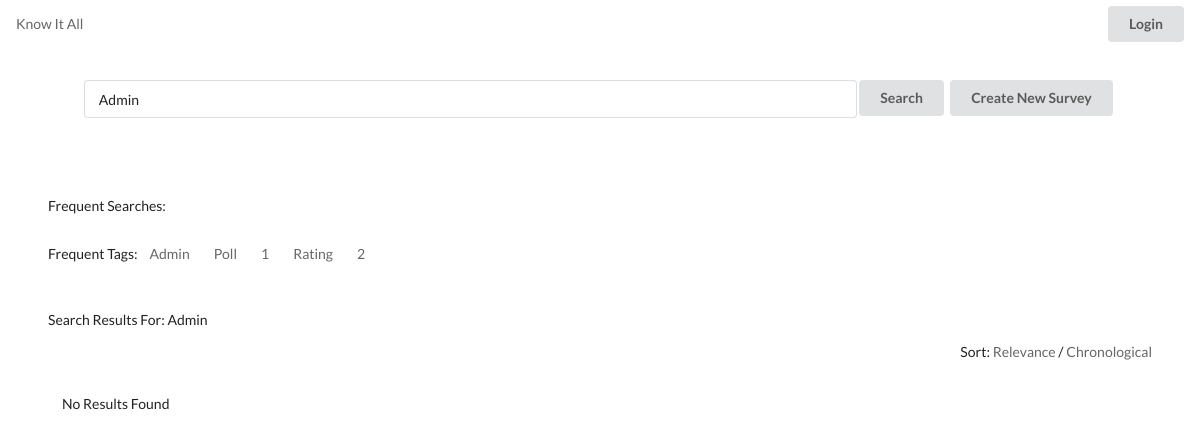
The page /www/knowitall/search-results.php?search=Admin on the database its author committed.
### tables this page shows
CREATE TABLE `frequent_tag` (
  `tag` varchar(45) NOT NULL,
  `freq` int(45) NOT NULL
);

### www/knowitall/search-results.php (the view, shortened to what this page needs)
<?php
  include("database-connector.php");
?>
<!DOCTYPE html>
<html lang="en">
  <head>
    <?php include("all-css.php");?>
  </head>
  <body>
    <?php include("small-header.php") ?>
    <form class="ui form search-bar custom-pad-hor master-center custom-pad-vert" action="search-results.php" method="get" id="search">
      <input class="custom-margin-bot-small" type="text" name="search" value="<?php echo $_GET['search'] ?>" required="true">
      <button class="ui button" type="submit" form="search" value="Submit">Search</button>
      <button class="ui button link-btn"><a href="create.php">Create New Survey</a></button>
    </form>
    <div class="ui grid">
       <div class="row custom-pad-hor">
        <span>Frequent Searches: </span>
      </div>
      <div class="row custom-pad-hor custom-margin-bot-small">
        <span>Frequent Tags: </span>
        <?php
          $sql = $conn->prepare("SELECT * FROM frequent_tag ORDER BY freq DESC LIMIT 5;");
          $sql->execute();
          $ans = $sql->get_result();
          for($i = 0; $i < $ans->num_rows; $i++){
            $row = $ans->fetch_assoc();
            echo "<a href=\"search-results.php?search=".$row['tag']."\"><span class=\"custom-pad-hor-small\">".$row['tag']."</span></a>";
          }
        ?>
      </div>
    </div>
    <span class="custom-pad-vert custom-pad-hor">Search Results For: <?php echo $_GET['search'] ?></span>
    <div class="float-right custom-pad-hor custom-pad-vert">
      <span class="disinline">Sort:</span>
      <a class="disinline" href="search-results.php?sort=relevance&search=<?php echo $_GET['search'] ?>">Relevance</a>
      <span>/</span>
      <a class="disinline" href="search-results.php?sort=chronological&search=<?php echo $_GET['search'] ?>">Chronological</a>
    </div>
    <ul class="clearfloat">
      <?php include("show-results.php") ?>
    </ul>
  </body>
</html>

### www/knowitall/style.css (style rules this page uses)
ul { list-style: none; padding: 0; margin: 14px }
a:not(.signup-link) { display: block; }
a { color: rgba(0, 0, 0, 0.6) }
.search-bar input[type="text"] { width: 70% !important; }
.float-right { float: right }
.master-center { margin: 0 auto !important; text-align: center !important; }
.link-btn { padding: 0 !important; }
.link-btn a { padding: .78571429em 1.5em; }
.disinline { display: inline !important; }
.clearfloat { clear: both !important; }
.custom-pad-hor { padding-left: 4vw !important; padding-right: 4vw !important; }
.custom-pad-hor-small { padding-left: 1vw !important; padding-right: 1vw !important; }
.custom-pad-vert { padding-top: 4vh !important; padding-bottom: 4vh !important; }
.custom-margin-bot-small { margin-bottom: 4vh !important; }
.ui.grid { margin: 0; }
.ui.form { margin-bottom: 4em; }

### rows shown on the page
frequent_tag: tag "Admin"
frequent_tag: tag "Poll"
frequent_tag: tag "1"
frequent_tag: tag "Rating"
frequent_tag: tag "2"

### other values the page prints
$_GET['search'] "Admin"
